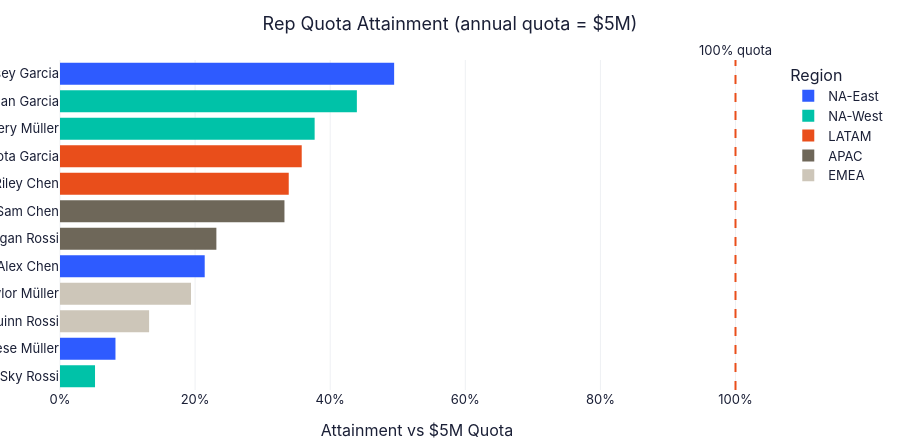

Notebook cell for this chart:
### Markdown cell above
### 1.5 Rep quota attainment

### Code cell
QUOTA = 5_000_000

rep = con.execute("""
SELECT u.OwnerName AS rep, u.Region,
    SUM(o.Amount) FILTER (WHERE o.Stage = '06 - Closed Won') AS won_revenue
FROM Opportunities o
JOIN Users u USING (OwnerId)
WHERE o.CloseDate >= '2025-06-01'
GROUP BY 1, 2
ORDER BY won_revenue DESC NULLS LAST
""").df()
rep['attainment'] = rep['won_revenue'] / QUOTA

fig = px.bar(rep, x='attainment', y='rep', orientation='h',
             color='Region', height=440,
             title='Rep Quota Attainment (annual quota = $5M)',
             labels={'attainment': 'Attainment vs $5M Quota', 'rep': ''})
fig.add_vline(x=1.0, line=dict(color=DANGER, dash='dash', width=2),
              annotation_text='100% quota', annotation_position='top')
fig.update_xaxes(tickformat='.0%')
fig.update_layout(yaxis={'categoryorder':'total ascending'})
fig.show()

### Figure 1 — Plotly figure (JSON) as saved in the notebook; plotly's stock layout.template omitted (floating-point values rounded to 4 significant figures)
{"data": [{"hovertemplate": "Region=NA-East<br>Attainment vs $5M Quota=%{x}<br>=%{y}<extra></extra>", "legendgroup": "NA-East", "marker": {"color": "#2E5BFF", "pattern": {"shape": ""}}, "name": "NA-East", "orientation": "h", "showlegend": true, "textposition": "auto", "type": "bar", "x": [0.4947, 0.2142, 0.08212], "xaxis": "x", "y": ["Casey Garcia", "Alex Chen", "Reese Müller"], "yaxis": "y"}, {"hovertemplate": "Region=NA-West<br>Attainment vs $5M Quota=%{x}<br>=%{y}<extra></extra>", "legendgroup": "NA-West", "marker": {"color": "#00C2A8", "pattern": {"shape": ""}}, "name": "NA-West", "orientation": "h", "showlegend": true, "textposition": "auto", "type": "bar", "x": [0.4395, 0.377, 0.05184], "xaxis": "x", "y": ["Jordan Garcia", "Avery Müller", "Sky Rossi"], "yaxis": "y"}, {"hovertemplate": "Region=LATAM<br>Attainment vs $5M Quota=%{x}<br>=%{y}<extra></extra>", "legendgroup": "LATAM", "marker": {"color": "#E94E1B", "pattern": {"shape": ""}}, "name": "LATAM", "orientation": "h", "showlegend": true, "textposition": "auto", "type": "bar", "x": [0.3578, 0.3386], "xaxis": "x", "y": ["Dakota Garcia", "Riley Chen"], "yaxis": "y"}, {"hovertemplate": "Region=APAC<br>Attainment vs $5M Quota=%{x}<br>=%{y}<extra></extra>", "legendgroup": "APAC", "marker": {"color": "#6E6759", "pattern": {"shape": ""}}, "name": "APAC", "orientation": "h", "showlegend": true, "textposition": "auto", "type": "bar", "x": [0.3323, 0.2315], "xaxis": "x", "y": ["Sam Chen", "Morgan Rossi"], "yaxis": "y"}, {"hovertemplate": "Region=EMEA<br>Attainment vs $5M Quota=%{x}<br>=%{y}<extra></extra>", "legendgroup": "EMEA", "marker": {"color": "#cdc6b9", "pattern": {"shape": ""}}, "name": "EMEA", "orientation": "h", "showlegend": true, "textposition": "auto", "type": "bar", "x": [0.1939, 0.1319], "xaxis": "x", "y": ["Taylor Müller", "Quinn Rossi"], "yaxis": "y"}], "layout": {"annotations": [{"showarrow": false, "text": "100% quota", "x": 1.0, "xanchor": "center", "xref": "x", "y": 1, "yanchor": "bottom", "yref": "y domain"}], "barmode": "relative", "height": 440, "legend": {"title": {"text": "Region"}, "tracegroupgap": 0}, "shapes": [{"line": {"color": "#E94E1B", "dash": "dash", "width": 2}, "type": "line", "x0": 1.0, "x1": 1.0, "xref": "x", "y0": 0, "y1": 1, "yref": "y domain"}], "title": {"text": "Rep Quota Attainment (annual quota = $5M)"}, "xaxis": {"anchor": "y", "domain": [0.0, 1.0], "tickformat": ".0%", "title": {"text": "Attainment vs $5M Quota"}}, "yaxis": {"anchor": "x", "categoryorder": "total ascending", "domain": [0.0, 1.0], "title": {"text": ""}}}}
